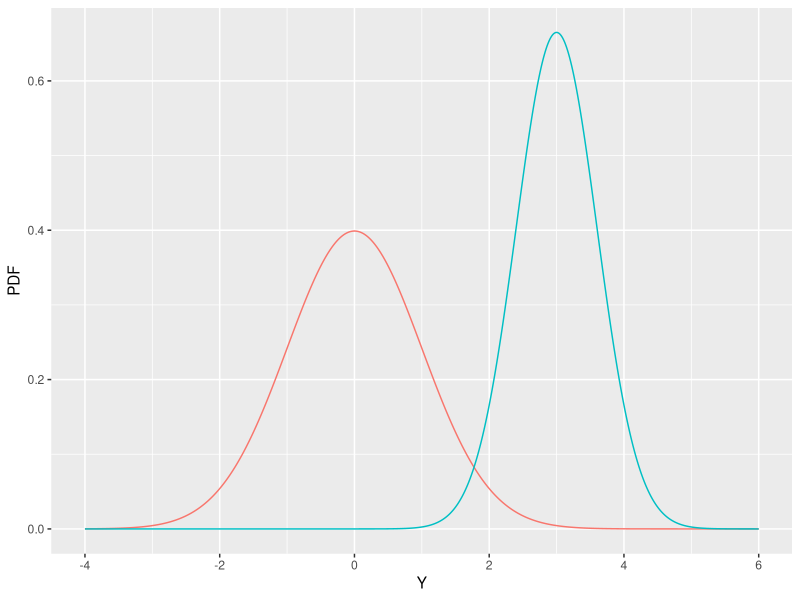
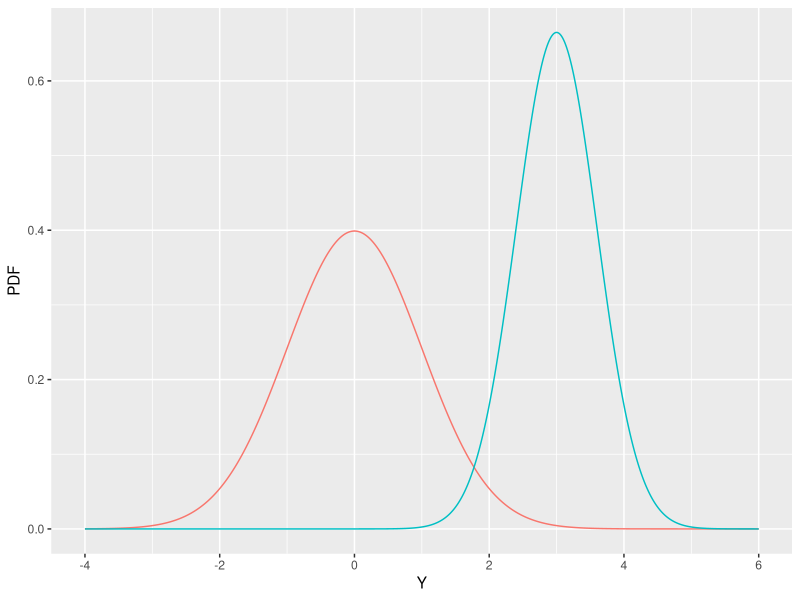

Reproduce these figures in R, in order.
#Script RegressionModelOverview.r...Megan C. Ferguson...6 December 2021

  library(ggplot2)

  #What is the normal distribution?

    #Plot the probability density functions for two normal distributions:
    #dens1 has a mean=0 and standard deviation=1
    #dens2 has mean=3, sd=0.6
      x <- seq(from=-4, to=6, by=0.01)
      dens1 <- dnorm(x,
                     mean=0,
                     sd = 1)
      dens2 <- dnorm(x,
                     mean=3,
                     sd = 0.6)
      df.dens <- cbind.data.frame(x, dens1, dens2)
      ggplot(df.dens, aes(x)) +
        geom_line(aes(y = dens1, colour = "dens1")) + 
        geom_line(aes(y = dens2, colour = "dens2")) +
        xlab("Y") +
        ylab("PDF") + 
        theme(legend.position = "none")
      ggsave(filename="Figures\\2_Normal_Distributions.png",
             device="png", width=7.5, height=6.5, units="in")